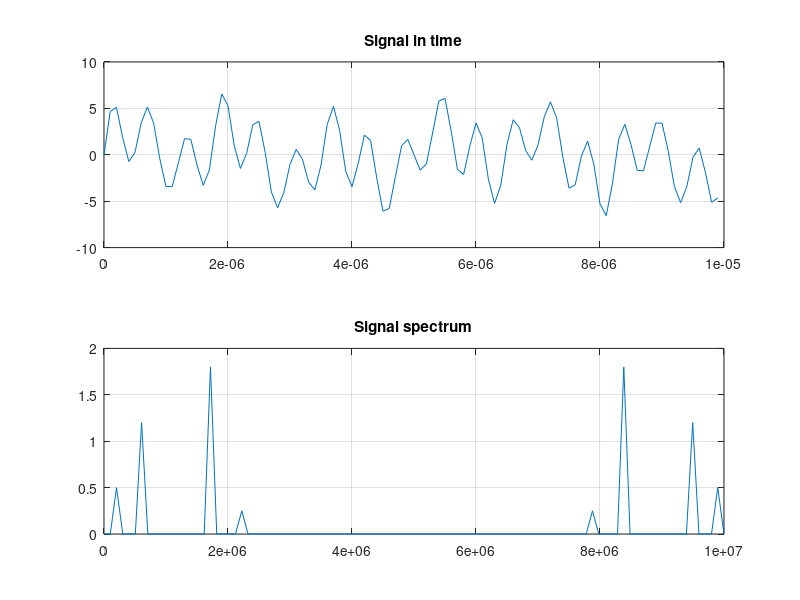
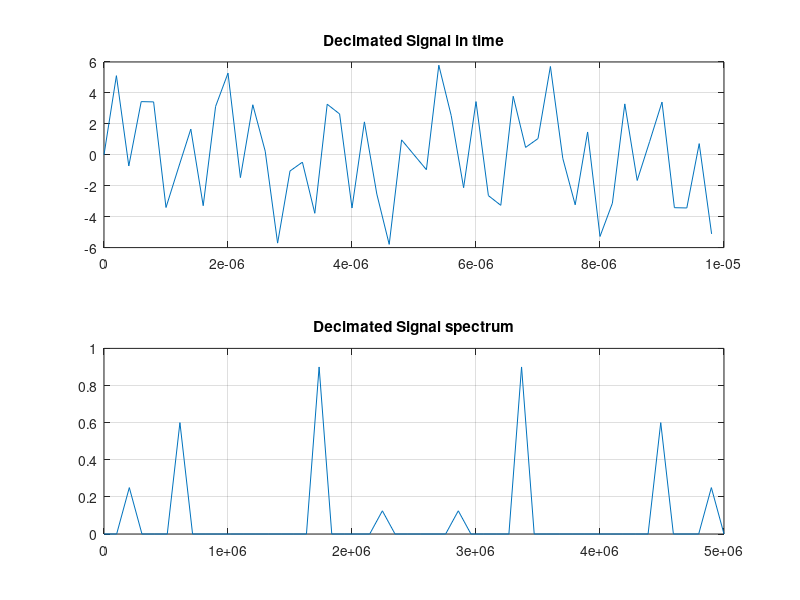
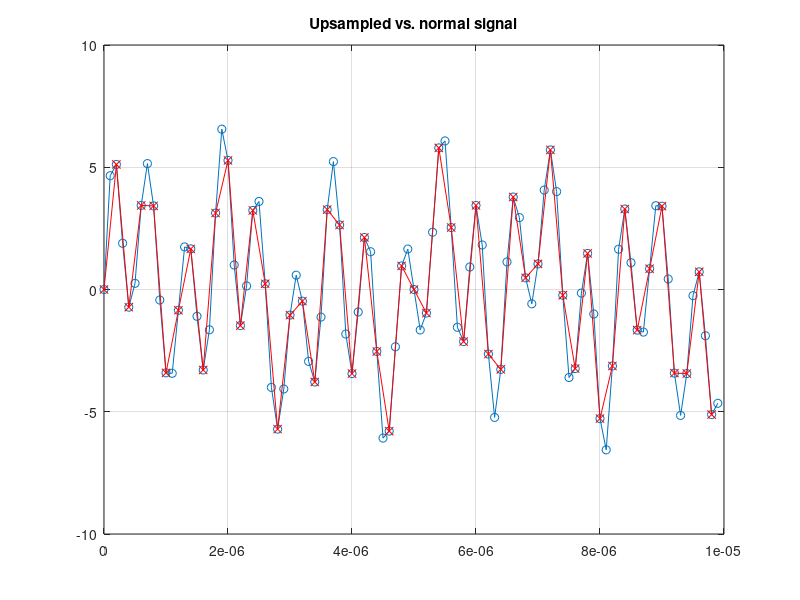

Here is the MATLAB script that generated these plots, in order:
%  IFFT decimation
%
%  by LuboJ.
%
close all; clear all;

N = 100;
fs = 10e6;
dt = 1/fs;

f = 0.2e6;
t = 0:dt:(N-1)*dt;
% y = sin(2*pi*f*t);
% y = sawtooth(2*pi*f*t);
%y = square(2*pi*f*t);
y = sin(2*pi*0.2e6*t) + 2.4*sin(2*pi*0.6e6*t) + 3.6*sin(2*pi*1.7e6*t) + 0.5*sin(2*pi*2.2e6*t);

specX = linspace(0,fs,N);
yfft = fft(y)/N;

y2 = [];
j = 1;
downFactor = 2.0;
for i = 1:downFactor:length(y)-1
    y2(j) = y(i);
    j = j + 1;
end
specX2 = linspace(0,fs/downFactor,N/downFactor);
yfft2 = fft(y2)/N;
t2 = 0:dt*downFactor:(N/downFactor-1)*dt*downFactor;

%% Normal signal

figure;
subplot(211);
plot(t,y);
grid on; title('Signal in time');
subplot(212);
plot(specX,abs(yfft));
grid on; title('Signal spectrum');

%% Upsampled signal

figure;
subplot(211);
plot(t2,y2);
grid on; title('Decimated Signal in time');
subplot(212);
plot(specX2,abs(yfft2));
grid on; title('Decimated Signal spectrum');

%% Comparison original vs. upsampled signal

figure;
plot(t,y,'-o');
grid on; title('Upsampled vs. normal signal');
grid on;
hold on;
plot(t2,y2,'-xr');
hold off;

